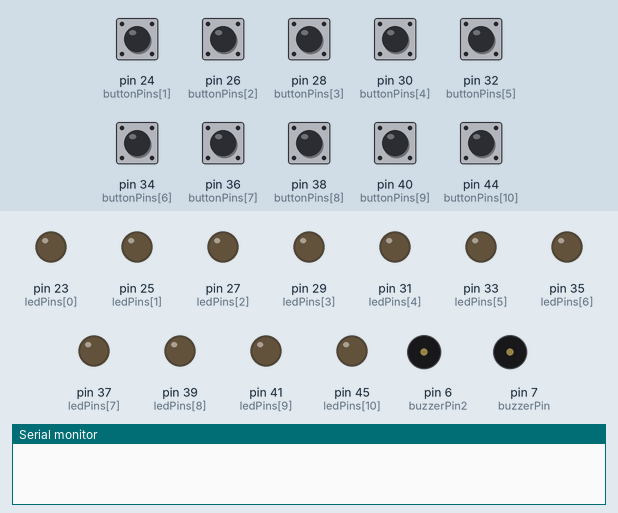
This sketch was run on a simulated Arduino Mega 2560, built with avr-gcc and run on an emulated ATmega2560. Parts: output pins drawn as LEDs (lit = HIGH), buzzer (waves = sounding, pin HIGH), the last lines printed to the serial monitor. Inputs (shaded band) come from the test bench; at power-on: pin 24 (buttonPins[1]), pin 26 (buttonPins[2]), pin 28 (buttonPins[3]), pin 30 (buttonPins[4]), pin 32 (buttonPins[5]), pin 34 (buttonPins[6]), pin 36 (buttonPins[7]), pin 38 (buttonPins[8]), pin 40 (buttonPins[9]), pin 44 (buttonPins[10]) LOW. Random numbers use the default seed unless the sketch sets one.

Above: at 1.2 s.
1.3 s: pin 44 (buttonPins[10]) pulled HIGH for 0.15 s
At 1.8 s:
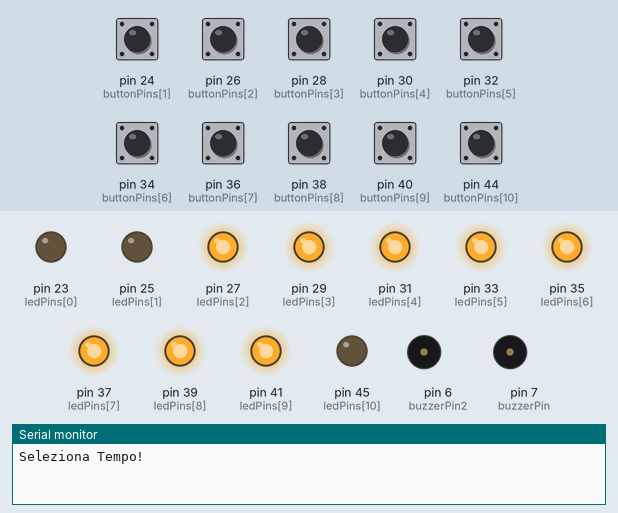
2.9 s: pin 26 (buttonPins[2]) pulled HIGH for 0.15 s
At 3.5 s:
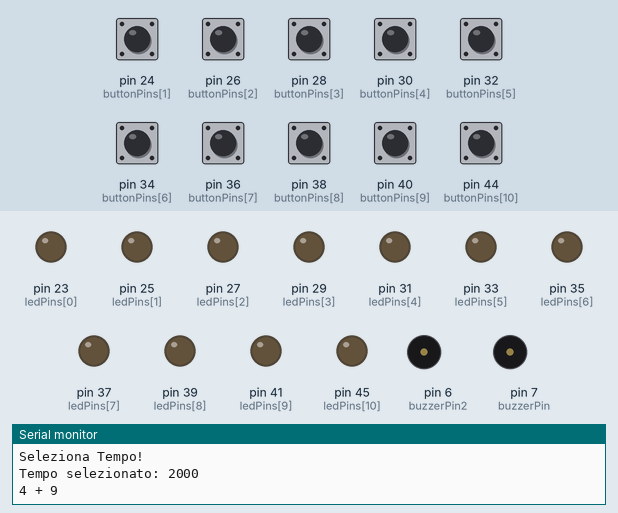
Timing chart, 0 to 5.9 s (numbered marks = the images above; inputs shaded):
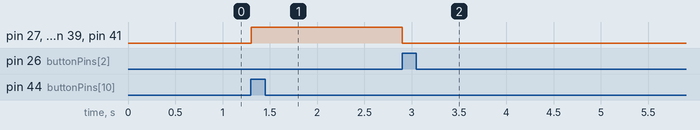

The sketch:

mod9.ino
```cpp
boolean lastButtonsState[11];

boolean currentButtonsState[11];

int buttonPins[] = {22, 24, 26, 28, 30, 32, 34, 36, 38, 40, 44};

int ledPins[] = {23, 25, 27, 29, 31, 33, 35, 37, 39, 41, 45};

int buzzerPin = 7;
int buzzerPin2 = 6;

long timeSelected = -1;

int addendo1 = -1;
int addendo2 = -1;
int sommaFinale = -1;
int arraySomma[] = {0, 0};
int score = 0;

void setup()
{
  randomSeed(analogRead(0));
  pinMode(buzzerPin, OUTPUT);
  pinMode(buzzerPin2, OUTPUT);

  for (int i = 0; i < sizeof(buttonPins) / sizeof(buttonPins[0]); i++)
  {
    pinMode(buttonPins[i], INPUT);
    pinMode(ledPins[i], OUTPUT);

    lastButtonsState[i] = false;
    currentButtonsState[i] = false;
  }
  Serial.begin(9600);
}

void loop()
{
  boolean a = true;
  while (a)
  {
    if (debounce(10))
    {
      Serial.println("Seleziona Tempo!");
      for (int i = 2; i < 10; i++)
      {
        digitalWrite(ledPins[i], HIGH);
      }
      a = false;
    }
  }

  boolean b = true;
  while (b)
  {
    for (int i = 2; i < 10; i++)
    {
      if (debounce(i))
      {
        timeSelected = i * 1000;

        for (int i = 2; i < 10; i++)
        {
          digitalWrite(ledPins[i], LOW);
        }

        b = false;
      }
    }
  }
  Serial.print("Tempo selezionato: ");
  Serial.println(timeSelected);

  for (int i = 0; i < 8; i++)
  {
    boolean a = true;
    while (a)
    {
      addendo1 = random(0, 10);
      addendo2 = random(0, 10);

      if (addendo1 != 0 && addendo2 != 0)
      {
        a = false;
      }
    }
    sommaFinale = addendo1 + addendo2;
    if (sommaFinale >= 10)
    {
      arraySomma[0] = 1;
      arraySomma[1] = (sommaFinale % 10);
    }
    else
    {
      arraySomma[0] = 0;
      arraySomma[1] = sommaFinale;
    }
    Serial.print(addendo1);
    Serial.print(" + ");
    Serial.println(addendo2);

    long timer = millis();
    boolean c = true;

    if (arraySomma[0] == 1)
    {
      while (c)
      {
        delay(1);
        if (debounce(arraySomma[0]))
        {
          boolean d = true;
          while (d)
          {
            delay(1);
            if (debounce(arraySomma[1]))
            {
              Serial.println("Risultato esatto");
              score++;
              d = false;
              c = false;
            }
            else if ((millis() - timer) >= timeSelected)
            {
              Serial.println("Tempo scaduto");
              d = false;
              c = false;
            }
          }
        }
        else if ((millis() - timer) >= timeSelected)
        {
          Serial.println("Tempo scaduto");
          c = false;
        }
      }
    }
    else
    {
      while (c)
      {
        delay(10);
        if (debounce(arraySomma[1]))
        {
          Serial.println("Risultato esatto");
          score++;
          delay(10);
          c = false;
        }
        else if ((millis() - timer) >= timeSelected)
        {
          Serial.println("Tempo scaduto");
          delay(10);
          c = false;
        }
      }
    }
  }
  Serial.print("PUNTEGGIO: ");
  Serial.println(score);
}

boolean debounce(int n)
{
  boolean current = (digitalRead(buttonPins[n]));
  if (lastButtonsState[n] != current)
  {
    delay(1);
    current = digitalRead(buttonPins[n]);
  }
  //Serial.print("stato bottone: ");
  //Serial.println(current);
  return current;
}
```

Measured:
- after the input at 1.3 s, pin 27 (ledPins[2]), pin 29 (ledPins[3]), pin 31 (ledPins[4]), pin 33 (ledPins[5]), pin 35 (ledPins[6]), pin 37 (ledPins[7]), pin 39 (ledPins[8]), pin 41 (ledPins[9]): LOW → HIGH at once
- after the input at 2.9 s, pin 27 (ledPins[2]), pin 29 (ledPins[3]), pin 31 (ledPins[4]), pin 33 (ledPins[5]), pin 35 (ledPins[6]), pin 37 (ledPins[7]), pin 39 (ledPins[8]), pin 41 (ledPins[9]): HIGH → LOW at once
